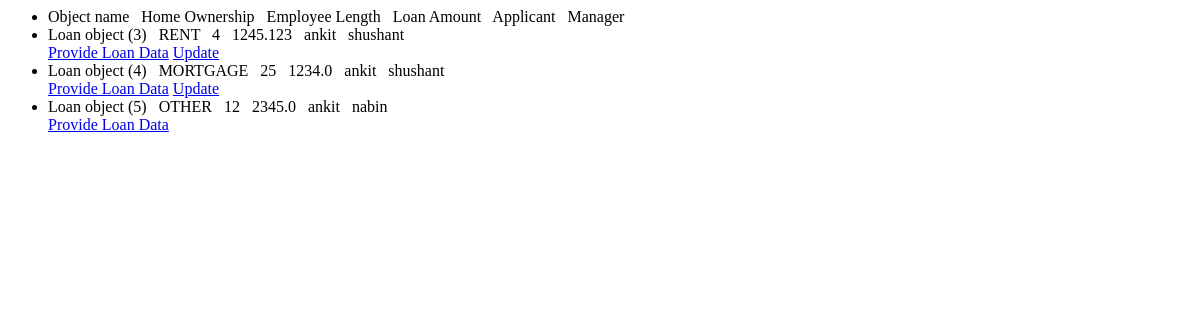
/loan/ (signed in), run on an earlier commit of the app's database.
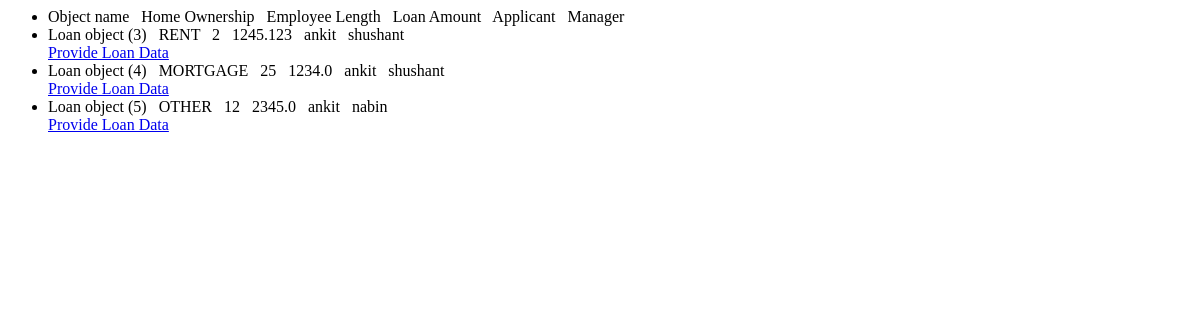
And on a later commit of the database.
### loan_approval/models.py (models this page shows)
class Loan(models.Model):
    OWNERSHIP_CHOICES = [('RENT','RENT'),
                         ('OWN','OWN'),
                         ('MORTGAGE','MORTGAGE'),
                         ('OTHER','OTHER')
                         ]
    INTENTIONS = [('PERSONAL','PERSONAL'),
                  ('EDUCATION','EDUCATION'),
                  ('MEDICAL','MEDICAL'),
                  ('VENTURE','VENTURE'),
                  ('HOMEIMPROVEMENT','HOMEIMPROVEMENT'),
                  ('DEBTCONSOLIDATION','DEBTCONSOLIDATION')
                  ]
    home_ownership = models.CharField(max_length=10,choices=OWNERSHIP_CHOICES)
    emp_length = models.PositiveIntegerField(validators=[MinValueValidator(0),
                                       MaxValueValidator(43)])
    loan_amount = models.FloatField(validators=[MinValueValidator(0.0),
                                       MaxValueValidator(40000.0)])
    person_age = models.PositiveIntegerField(validators=[MinValueValidator(18),
                                       MaxValueValidator(110)])
    income = models.FloatField(validators=[MinValueValidator(1000.0),
                                       MaxValueValidator(7000000.0)])
    loan_intent = models.CharField(max_length=20,choices=INTENTIONS)
    applicant_details = models.ForeignKey(Applicant, on_delete=models.CASCADE)
    managed_by = models.ForeignKey(Employee, on_delete=models.SET_NULL, null=True)

class Applicant(models.Model):
    applicant = models.OneToOneField(User, on_delete=models.CASCADE)
    def __str__(self):
        return f'{self.applicant.username}'

class Employee(models.Model):
    employee = models.OneToOneField(User, on_delete=models.CASCADE)
    def __str__(self):
        return f'{self.employee.username}'

### loan_approval/views.py (the view)
# urls.py: path('loan/',LoanListView.as_view(), name='employee_loan_list'),
@method_decorator(login_required(login_url=reverse_lazy('loan_approval:user_login')),name="dispatch")
class LoanListView(ListView):
    model = Loan
    template_name = 'loan_approval/employee_loan_request.html'
    def get_queryset(self):
        queryset = self.model._default_manager.all()
        try:
            user = self.request.user.employee
        except:
            return queryset
        else:
            return queryset.filter(managed_by = user)

### loan_approval/templates/loan_approval/employee_loan_request.html (shortened to what this page needs)
<ul>
    <li>Object name &nbsp; Home Ownership &nbsp; Employee Length &nbsp; Loan Amount &nbsp; Applicant &nbsp; Manager &nbsp;</li>
    {% for object in object_list %}
    <li>
        {{ object }} &nbsp; {{object.home_ownership}} &nbsp; {{object.emp_length}} &nbsp; {{object.loan_amount}}
        &nbsp; {{object.applicant_details}} &nbsp; {{object.managed_by}}<br>
        <a href="{% url 'loan_approval:loan_details_create' pk=object.id%}">Provide Loan Data</a>
        {% if object.loandetails %}
        <a href="{% url 'loan_approval:loan_details_update' pk=object.loandetails.id %}">Update</a>
        {% endif %}
    </li>
    {% empty %}
    <li>No objects yet.</li>
    {% endfor %}
</ul>

What changed in the data, as far as the page shows it:
changed Loan "Loan object (3)": emp_length "4" → "2"; no longer shows "Update"
shown differently, row unchanged: Loan "Loan object (4)": no longer shows "Update"
